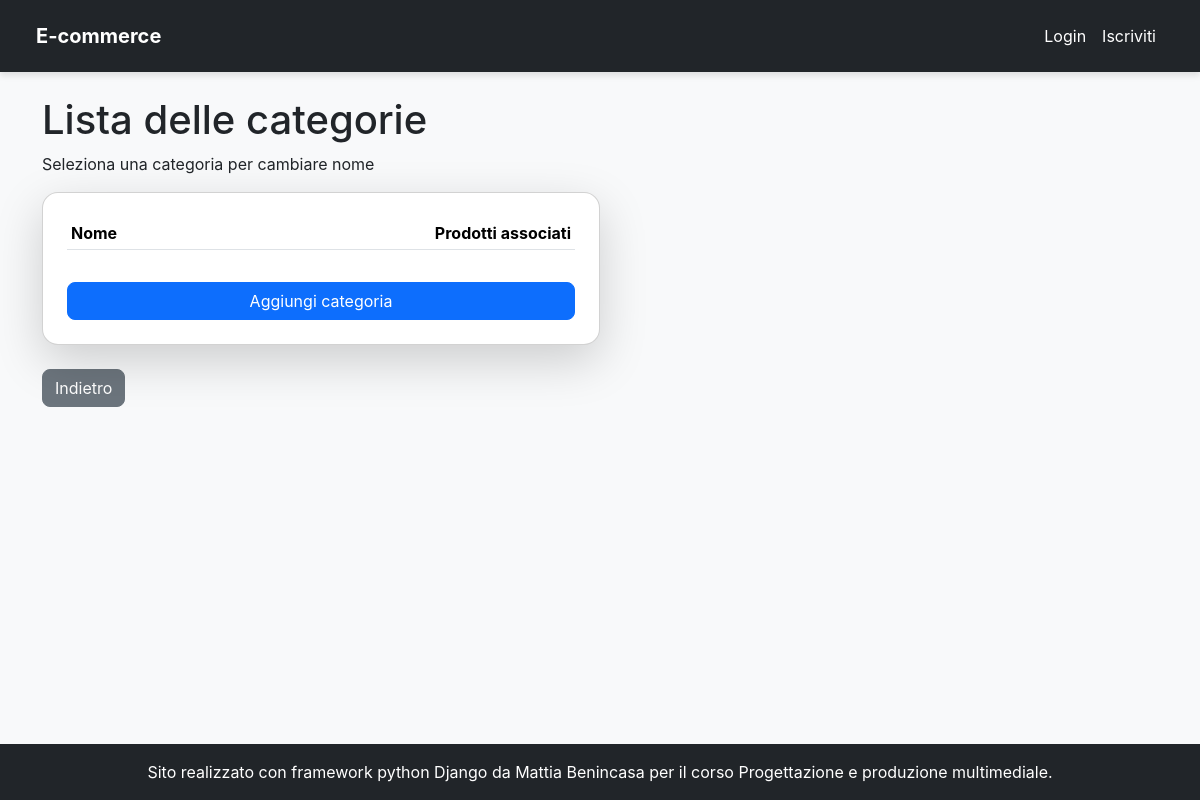
The app's page /products/categories_list/, older data.
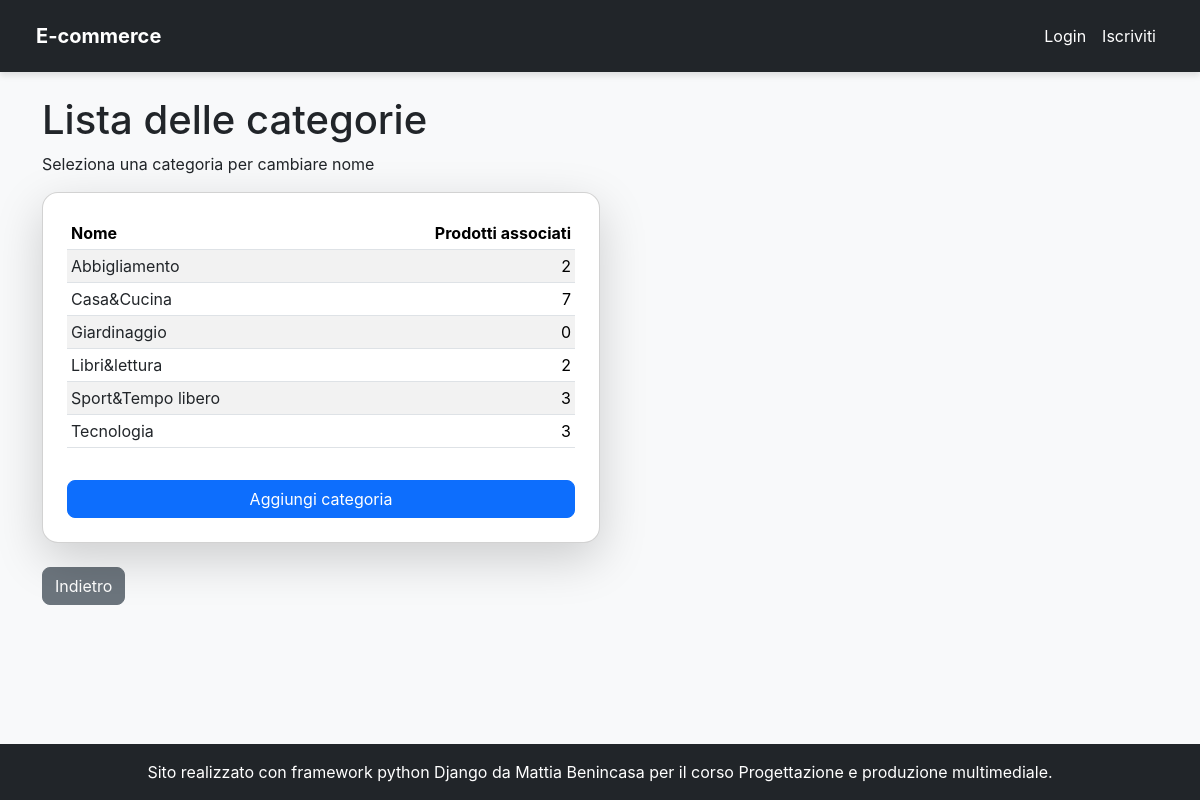
The same page, newer data.
### products/models.py (models this page shows, shortened)
class Category(models.Model):
    name = models.CharField(max_length=100, unique=True, verbose_name="Nome Categoria")
    slug = AutoSlugField(populate_from='name', unique=True, always_update=True)
    class Meta:
        ordering = ('name',)
        verbose_name = "Categoria"
        verbose_name_plural = "Categorie"

### products/views.py (the view)
# urls.py: path("categories_list/", CategoriesList.as_view(), name='categories_list'),
class CategoriesList(ListView, PermissionRequiredMixin):
    model = Category
    template_name = 'store_manager/categories_list.html'
    context_object_name = 'categories'
    permission_required = 'products.view_category'

### templates/store_manager/categories_list.html (shortened to what this page needs)
{% extends 'base.html' %}
{% block content %}
<h1>Lista delle categorie</h1>
    <p>Seleziona una categoria per cambiare nome</p>
<div class="card shadow-lg rounded-card p-4 mb-3 w-50">
    <div class="table-responsive mb-3">
        <table class="table table-striped table-sm">
            <thead>
            <tr>
                <th scope="col">Nome</th>
                <th scope="col" class="text-end">Prodotti associati</th>
            </tr>
            </thead>
            <tbody>
            {% for category in categories %}
                <tr>
                    <td class="text-begin"><a href={% url 'update_category' category.pk %} class="link-underline-opacity-0 link-dark">
                        {{ category.name }}</a>
                    </td>
                    <td class="text-end">{{ category.products.all.count }}</td>
                </tr>
            {% endfor %}
            </tbody>
        </table>
    </div>
    <a href={% url 'add_category' %} class="btn btn-primary">Aggiungi categoria</a>
</div>
    <a href="{% url 'store_manager_dashboard' %}" class="mt-2 btn btn-secondary">Indietro</a>
{% endblock content %}

Row changes from the older to the newer data that the page shows:
added Category: name "Abbigliamento", products.all.count "2"
added Category: name "Casa&Cucina", products.all.count "7"
added Category: name "Giardinaggio", products.all.count "0"
added Category: name "Libri&lettura", products.all.count "2"
added Category: name "Sport&Tempo libero", products.all.count "3"
added Category: name "Tecnologia", products.all.count "3"
